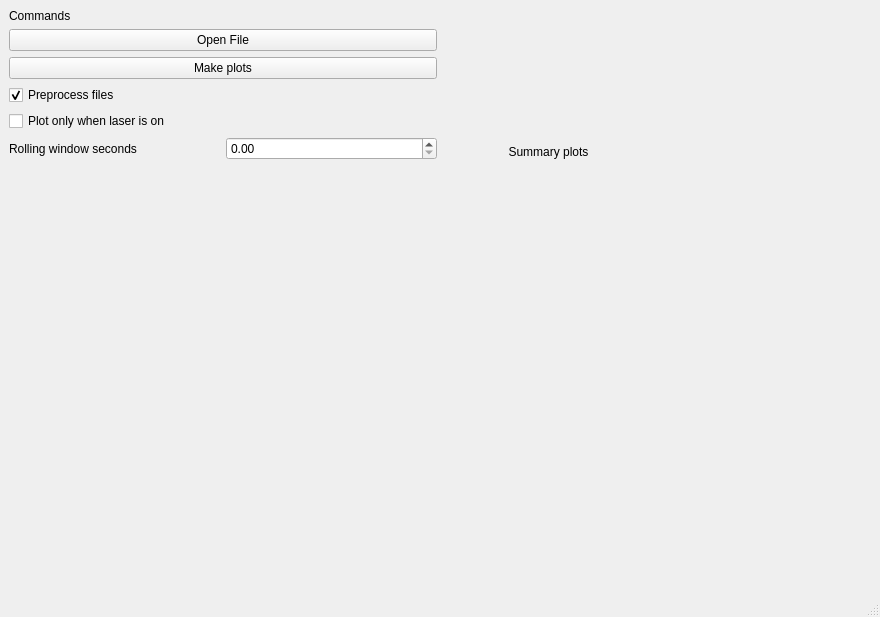
<?xml version="1.0" encoding="UTF-8"?>
<ui version="4.0">
 <class>MainWindow</class>
 <widget class="QMainWindow" name="MainWindow">
  <property name="geometry">
   <rect>
    <x>0</x>
    <y>0</y>
    <width>880</width>
    <height>617</height>
   </rect>
  </property>
  <property name="windowTitle">
   <string>MainWindow</string>
  </property>
  <widget class="QWidget" name="centralwidget">
   <layout class="QHBoxLayout" name="horizontalLayout_2">
    <item>
     <layout class="QHBoxLayout" name="horizontalLayout">
      <item>
       <layout class="QVBoxLayout" name="button_layout">
        <item>
         <widget class="QLabel" name="label">
          <property name="text">
           <string>Commands</string>
          </property>
         </widget>
        </item>
        <item>
         <widget class="QPushButton" name="open_file_button">
          <property name="text">
           <string>Open File</string>
          </property>
         </widget>
        </item>
        <item>
         <widget class="QPushButton" name="make_plots_button">
          <property name="text">
           <string>Make plots</string>
          </property>
         </widget>
        </item>
        <item>
         <widget class="QCheckBox" name="preprocess_file_checkbox">
          <property name="text">
           <string>Preprocess files</string>
          </property>
          <property name="checked">
           <bool>true</bool>
          </property>
         </widget>
        </item>
        <item>
         <widget class="QCheckBox" name="plot_laser_on">
          <property name="text">
           <string>Plot only when laser is on</string>
          </property>
         </widget>
        </item>
        <item>
         <layout class="QHBoxLayout" name="horizontalLayout_6">
          <item>
           <widget class="QLabel" name="label_2">
            <property name="text">
             <string>Rolling window seconds</string>
            </property>
           </widget>
          </item>
          <item>
           <widget class="QDoubleSpinBox" name="rolling_window_seconds"/>
          </item>
         </layout>
        </item>
        <item>
         <spacer name="verticalSpacer">
          <property name="orientation">
           <enum>Qt::Vertical</enum>
          </property>
          <property name="sizeHint" stdset="0">
           <size>
            <width>20</width>
            <height>40</height>
           </size>
          </property>
         </spacer>
        </item>
       </layout>
      </item>
      <item>
       <layout class="QGridLayout" name="gridLayout">
        <item row="1" column="0">
         <widget class="QWidget" name="widget_PlotArea_1" native="true"/>
        </item>
        <item row="1" column="1">
         <widget class="QWidget" name="widget_PlotArea_2" native="true"/>
        </item>
        <item row="0" column="0">
         <widget class="QLabel" name="label_3">
          <property name="text">
           <string>Summary plots</string>
          </property>
          <property name="alignment">
           <set>Qt::AlignCenter</set>
          </property>
         </widget>
        </item>
        <item row="0" column="1">
         <widget class="QWidget" name="widget_PlotArea_3" native="true"/>
        </item>
       </layout>
      </item>
     </layout>
    </item>
   </layout>
  </widget>
  <widget class="QMenuBar" name="menubar">
   <property name="geometry">
    <rect>
     <x>0</x>
     <y>0</y>
     <width>880</width>
     <height>22</height>
    </rect>
   </property>
  </widget>
  <widget class="QStatusBar" name="statusbar"/>
 </widget>
 <resources/>
 <connections/>
</ui>
